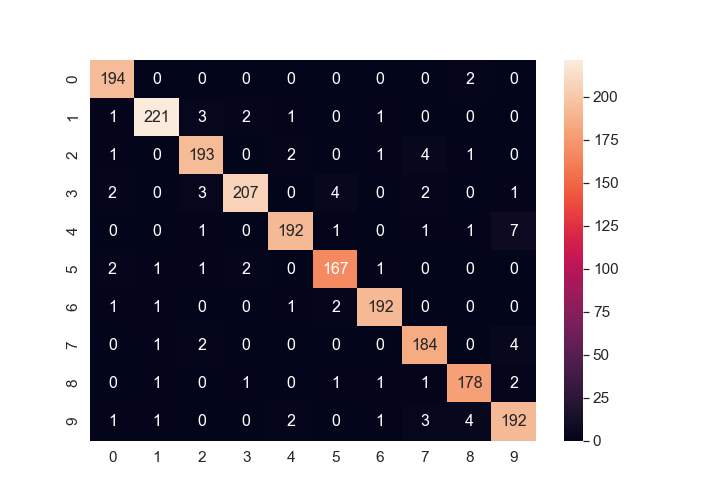

Source code (Python):
# -*- coding: utf-8 -*-

# Random forest classification of handwritten digits

from mnist import MNIST
import matplotlib.pyplot as plt
from sklearn import metrics
from sklearn.ensemble import RandomForestClassifier
from pathlib import Path
from sklearn.metrics import accuracy_score
import seaborn as sn
import pandas as pd

# Load data
dataFolder = Path(".././data/")
data = MNIST(dataFolder)
data.gz = True
images, labels = data.load_training()

learning = RandomForestClassifier(n_estimators=1000)

# Train the model
trainX = images[:20000]
trainY = labels[:20000]
learning.fit(trainX, trainY)

# Test on the next 1000 images
testX = images[20000:22000]
expected = labels[20000:22000].tolist()
predicted = learning.predict(testX)

# Print the accuracy score
print("Random forest accuracy: ", accuracy_score(expected, predicted))

confusion=metrics.confusion_matrix(expected,predicted)
print(confusion)
plt.matshow(confusion, cmap='binary')

# Seaborn heatmap as a confusion matrix
df = pd.DataFrame(confusion, range(10), range(10))
plt.figure(figsize=(10,7))
plt.title("Random forest", fontsize =20)
sn.set(font_scale=1.4) # for label size
confFig = sn.heatmap(df, annot=True, fmt="d", annot_kws={"size": 16})

# Save figure to file
fig = confFig.get_figure()
fig.savefig("../figures/RandomForest.png")
